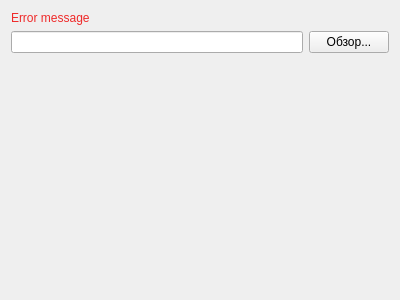
<?xml version="1.0" encoding="UTF-8"?>
<ui version="4.0">
 <class>SaveProjectPage</class>
 <widget class="QWizardPage" name="SaveProjectPage">
  <property name="geometry">
   <rect>
    <x>0</x>
    <y>0</y>
    <width>400</width>
    <height>300</height>
   </rect>
  </property>
  <property name="windowTitle">
   <string>WizardPage</string>
  </property>
  <property name="styleSheet">
   <string notr="true">QLabel#errorLabel {
	color: rgb(239, 41, 41);
}</string>
  </property>
  <property name="title">
   <string>Сохранение проекта</string>
  </property>
  <property name="subTitle">
   <string>Выберите путь куда будет сохранен проект</string>
  </property>
  <layout class="QVBoxLayout" name="verticalLayout">
   <item>
    <widget class="QLabel" name="errorLabel">
     <property name="text">
      <string>Error message</string>
     </property>
    </widget>
   </item>
   <item>
    <layout class="QHBoxLayout" name="horizontalLayout">
     <item>
      <widget class="QLineEdit" name="pathEdit">
       <property name="maximumSize">
        <size>
         <width>300</width>
         <height>16777215</height>
        </size>
       </property>
       <property name="readOnly">
        <bool>true</bool>
       </property>
      </widget>
     </item>
     <item>
      <widget class="QPushButton" name="selectButton">
       <property name="text">
        <string>Обзор...</string>
       </property>
      </widget>
     </item>
    </layout>
   </item>
   <item>
    <spacer name="verticalSpacer">
     <property name="orientation">
      <enum>Qt::Vertical</enum>
     </property>
     <property name="sizeHint" stdset="0">
      <size>
       <width>20</width>
       <height>40</height>
      </size>
     </property>
    </spacer>
   </item>
  </layout>
 </widget>
 <resources/>
 <connections>
  <connection>
   <sender>selectButton</sender>
   <signal>clicked()</signal>
   <receiver>SaveProjectPage</receiver>
   <slot>selectProjectPath()</slot>
   <hints>
    <hint type="sourcelabel">
     <x>354</x>
     <y>24</y>
    </hint>
    <hint type="destinationlabel">
     <x>398</x>
     <y>86</y>
    </hint>
   </hints>
  </connection>
 </connections>
 <slots>
  <slot>selectProjectPath()</slot>
 </slots>
</ui>
